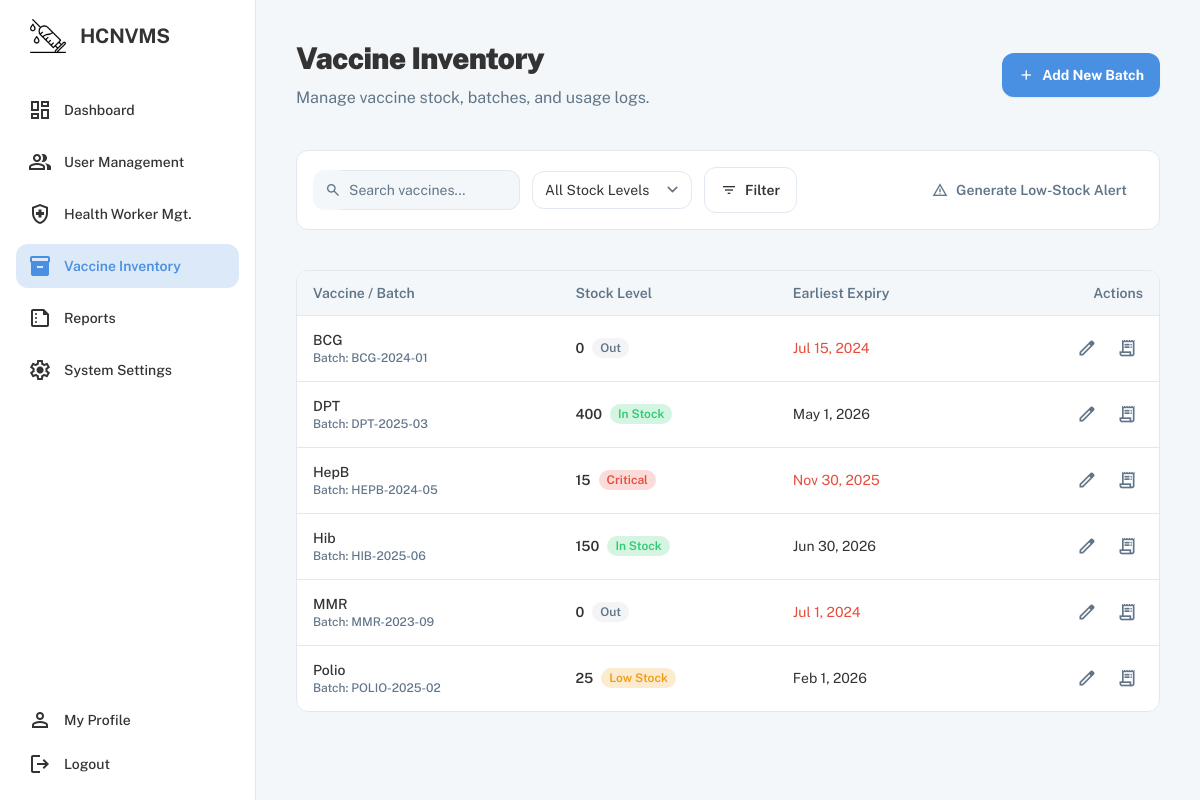
Screenshot of /admin/vaccine_inventory.php with the database file from the repository.
### tables this page shows
CREATE TABLE `vaccine_batches` (
  `id` int(10) UNSIGNED NOT NULL,
  `vaccine_id` int(10) UNSIGNED NOT NULL,
  `batch_number` varchar(128) NOT NULL,
  `quantity_received` int(11) NOT NULL DEFAULT 0,
  `quantity_available` int(11) NOT NULL DEFAULT 0,
  `expiry_date` date DEFAULT NULL,
  `received_at` date DEFAULT NULL,
  `storage_location` varchar(255) DEFAULT NULL,
  `created_at` timestamp NOT NULL DEFAULT current_timestamp()
);

CREATE TABLE `vaccines` (
  `id` int(10) UNSIGNED NOT NULL,
  `name` varchar(255) NOT NULL,
  `manufacturer` varchar(255) DEFAULT NULL,
  `description` text DEFAULT NULL,
  `storage_condition` varchar(255) DEFAULT NULL,
  `created_at` timestamp NOT NULL DEFAULT current_timestamp()
);

### admin/vaccine_inventory.php (the view, shortened to what this page needs)
<?php
$mysqli = require __DIR__ . '/../config/db.php';
?>
<!DOCTYPE html>
<html class="light" lang="en">
<head>
	<script src="https://cdn.tailwindcss.com?plugins=forms,container-queries"></script>
</head>
<body class="font-display bg-background-light dark:bg-background-dark text-text-light dark:text-text-dark">
	<div class="relative flex min-h-screen w-full flex-row">
		<aside
			class="flex h-screen w-64 flex-col justify-between bg-surface dark:bg-surface-dark p-4 border-r border-border-light dark:border-border-dark sticky top-0">
			<div class="flex flex-col gap-8">
				<div class="flex items-center gap-3 px-3 text-primary">
					<img src="/HealthCenter/assets/hcnvms.png" alt="HCNVMS" class="h-10 w-auto" />
					<h2 class="text-text-light dark:text-text-dark text-xl font-bold leading-tight tracking-[-0.015em]">
						HCNVMS</h2>
				</div>
				<div class="flex flex-col gap-2">
					<a class="flex items-center gap-3 px-3 py-2.5 rounded-lg hover:bg-primary/10 dark:hover:bg-primary/20"
						href="/HealthCenter/admin/admin_dashboard.php">
						<span class="material-symbols-outlined">dashboard</span>
						<p class="text-sm font-medium leading-normal">Dashboard</p>
					</a>
					<a class="flex items-center gap-3 px-3 py-2.5 rounded-lg hover:bg-primary/10 dark:hover:bg-primary/20"
						href="/HealthCenter/admin/user_management.php">
						<span class="material-symbols-outlined">group</span>
						<p class="text-sm font-medium leading-normal">User Management</p>
					</a>
					<a class="flex items-center gap-3 px-3 py-2.5 rounded-lg hover:bg-primary/10 dark:hover:bg-primary/20"
						href="/HealthCenter/admin/health_worker_management.php">
						<span class="material-symbols-outlined">health_and_safety</span>
						<p class="text-sm font-medium leading-normal">Health Worker Mgt.</p>
					</a>
					<a class="flex items-center gap-3 px-3 py-2.5 rounded-lg bg-primary/20 text-primary"
						href="/HealthCenter/admin/vaccine_inventory.php">
						<span class="material-symbols-outlined"
							style="font-variation-settings: 'FILL' 1;">inventory_2</span>
						<p class="text-sm font-semibold leading-normal">Vaccine Inventory</p>
					</a>
					<a class="flex items-center gap-3 px-3 py-2.5 rounded-lg hover:bg-primary/10 dark:hover:bg-primary/20"
						href="/HealthCenter/admin/reports.php">
						<span class="material-symbols-outlined">summarize</span>
						<p class="text-sm font-medium leading-normal">Reports</p>
					</a>
					<a class="flex items-center gap-3 px-3 py-2.5 rounded-lg hover:bg-primary/10 dark:hover:bg-primary/20"
						href="/HealthCenter/admin/system_settings.php">
						<span class="material-symbols-outlined">settings</span>
						<p class="text-sm font-medium leading-normal">System Settings</p>
					</a>
				</div>
			</div>
			<div class="mt-auto flex flex-col gap-1">
				<a class="flex items-center gap-3 px-3 py-2 rounded-lg hover:bg-primary/10 dark:hover:bg-primary/20"
					href="/HealthCenter/admin/profile.php">
					<span class="material-symbols-outlined">person</span>
					<p class="text-sm font-medium">My Profile</p>
				</a>
				<a class="flex items-center gap-3 px-3 py-2 rounded-lg hover:bg-primary/10 dark:hover:bg-primary/20"
					href="/HealthCenter/auth/logout.php">
					<span class="material-symbols-outlined">logout</span>
					<p class="text-sm font-medium">Logout</p>
				</a>
			</div>
		</aside>
		<main class="flex flex-col flex-1 p-6 lg:p-10 gap-6 lg:gap-10">
			<div class="flex flex-wrap items-center justify-between gap-4">
				<div class="flex min-w-72 flex-col gap-2">
					<p class="text-text-light dark:text-text-dark text-3xl font-black leading-tight tracking-tight">
						Vaccine Inventory</p>
					<p
						class="text-text-secondary-light dark:text-text-secondary-dark text-base font-normal leading-normal">
						Manage vaccine stock, batches, and usage logs.</p>
				</div>
				<div class="flex flex-wrap items-center gap-3">
					<button type="button" id="modalAddBatchBtn"
						class="flex items-center justify-center gap-2 rounded-lg bg-primary px-4 py-2.5 text-sm font-bold text-white shadow-sm transition-all hover:bg-primary/90 focus-visible:outline focus-visible:outline-2 focus-visible:outline-offset-2 focus-visible:outline-primary">
						<span class="material-symbols-outlined text-base">add</span>
						<span>Add New Batch</span>
					</button>
				</div>
			</div>
			<div
				class="flex flex-wrap items-center justify-between gap-4 rounded-lg bg-surface dark:bg-surface-dark p-4 border border-border-light dark:border-border-dark">
				<div class="flex flex-wrap items-center gap-3">
					<label class="flex flex-col min-w-40 !h-10 max-w-64">
						<div class="flex w-full flex-1 items-stretch rounded-lg h-full">
							<div
								class="text-text-secondary-light dark:text-text-secondary-dark flex border-none bg-background-light dark:bg-background-dark items-center justify-center pl-3 rounded-l-lg border-r-0">
								<span class="material-symbols-outlined text-base">search</span>
							</div>
							<input id="vaccineSearchInput"
								class="form-input flex w-full min-w-0 flex-1 resize-none overflow-hidden rounded-lg text-text-light dark:text-text-dark focus:outline-0 focus:ring-2 focus:ring-primary/50 border border-border-light dark:border-border-dark bg-background-light dark:bg-background-dark h-full placeholder:text-text-secondary-light dark:placeholder:text-text-secondary-dark px-3 rounded-l-none border-l-0 pl-2 text-sm font-normal leading-normal"
								placeholder="Search vaccines..." />
						</div>
					</label>
					<div class="relative min-w-40">
						<select id="stockFilter"
							class="form-select w-full rounded-lg border-border-light dark:border-border-dark bg-surface dark:bg-surface-dark text-sm focus:border-primary focus:ring-primary/50">
							<option selected="">All Stock Levels</option>
						</select>
					</div>
					<button
						class="flex items-center justify-center gap-2 rounded-lg border border-border-light dark:border-border-dark px-4 py-2.5 text-sm font-semibold text-text-light dark:text-text-dark transition-all hover:bg-background-light dark:hover:bg-background-dark">
						<span class="material-symbols-outlined text-base">filter_list</span>
						<span>Filter</span>
					</button>
				</div>
				<div class="flex items-center gap-3">
					<button
						class="flex items-center justify-center gap-2 rounded-lg px-4 py-2.5 text-sm font-semibold text-text-secondary-light dark:text-text-secondary-dark transition-all hover:text-primary">
						<span class="material-symbols-outlined text-base">warning</span>
						<span>Generate Low-Stock Alert</span>
					</button>
				</div>
			</div>
			<div
				class="rounded-lg border border-border-light dark:border-border-dark bg-surface dark:bg-surface-dark overflow-hidden">
				<div class="overflow-x-auto">
					<table class="w-full text-left">
						<thead>
							<tr
								class="border-b border-border-light dark:border-border-dark bg-background-light dark:bg-background-dark">
								<th
									class="py-3 px-4 text-sm font-semibold text-text-secondary-light dark:text-text-secondary-dark">
									Vaccine / Batch</th>
								<th
									class="py-3 px-4 text-sm font-semibold text-text-secondary-light dark:text-text-secondary-dark">
									Stock Level</th>
								<th
									class="py-3 px-4 text-sm font-semibold text-text-secondary-light dark:text-text-secondary-dark">
									Earliest Expiry</th>
								<th
									class="py-3 px-4 text-sm font-semibold text-text-secondary-light dark:text-text-secondary-dark text-right">
									Actions</th>
							</tr>
						</thead>
						<tbody class="divide-y divide-border-light dark:divide-border-dark">
							<?php
							$vsql = "SELECT
							            b.id AS batch_id,
							            v.name,
							            b.batch_number,
							            b.quantity_available,
							            b.expiry_date
							        FROM vaccine_batches b
							        JOIN vaccines v ON v.id = b.vaccine_id
							        ORDER BY v.name, b.expiry_date";
							if ($vres = $mysqli->query($vsql)) {
								if ($vres->num_rows > 0) {
									while ($row = $vres->fetch_assoc()) {
										$batchId = (int) $row['batch_id'];
										$qty = (int) $row['quantity_available'];
										$levelClass = 'bg-success/20 text-success';
										$levelLabel = 'In Stock';
										if ($qty <= 0) {
											$levelClass = 'bg-gray-100 text-text-secondary-light';
											$levelLabel = 'Out';
										} elseif ($qty <= 20) {
											$levelClass = 'bg-danger/20 text-danger';
											$levelLabel = 'Critical';
										} elseif ($qty <= 50) {
											$levelClass = 'bg-warning/20 text-warning';
											$levelLabel = 'Low Stock';
										}
										$expiry = $row['expiry_date'] ? date('M j, Y', strtotime($row['expiry_date'])) : 'N/A';
										?>
									<tr>
										<td class="py-3 px-4 text-sm font-medium text-text-light dark:text-text-dark">
											<?= htmlspecialchars($row['name']) ?>
											<div class="text-xs text-text-secondary-light dark:text-text-secondary-dark">
												Batch: <?= htmlspecialchars($row['batch_number']) ?>
											</div>
										</td>
										<td class="py-3 px-4 text-sm">
											<div class="flex items-center gap-2">
												<span class="font-semibold"><?= $qty ?></span>
												<span
													class="<?= $levelClass ?> px-2 py-0.5 rounded-full text-xs font-semibold"><?= htmlspecialchars($levelLabel) ?></span>
											</div>
										</td>
										<td
											class="py-3 px-4 text-sm <?= ($row['expiry_date'] && strtotime($row['expiry_date']) < strtotime('+30 days')) ? 'text-danger' : '' ?>">
											<?= htmlspecialchars($expiry) ?></td>
										<td class="py-3 px-4 text-sm">
											<div class="flex justify-end gap-2">
												<button type="button"
													class="p-1.5 rounded-md hover:bg-primary/10 text-text-secondary-light dark:text-text-secondary-dark hover:text-primary modal-batch-edit-btn"
													data-id="<?= $batchId ?>"><span
														class="material-symbols-outlined text-xl">edit</span></button>
												<button type="button"
													class="p-1.5 rounded-md hover:bg-primary/10 text-text-secondary-light dark:text-text-secondary-dark hover:text-primary modal-batch-receipt-btn"
													data-id="<?= $batchId ?>"><span
														class="material-symbols-outlined text-xl">receipt_long</span></button>
											</div>
										</td>
									</tr>
									<?php
									}
								} else {
									echo '<tr><td class="p-4" colspan="4">No vaccine batches found.</td></tr>';
								}
							} else {
								echo '<tr><td class="p-4" colspan="4">Failed to load vaccine inventory.</td></tr>';
							}
							?>
						</tbody>
					</table>
				</div>
			</div>
		</main>
	</div>
</body>
</html>

### admin/vaccine_inventory.php (style rules this page uses)
.material-symbols-outlined { font-variation-settings: 'FILL' 0, 'wght' 400, 'GRAD' 0, 'opsz' 24; }

### rows the page displays
vaccine_batches: vaccine.name "BCG", batch_number "BCG-2024-01", quantity_available "0", quantity_available "Out", expiry_date "Jul 15, 2024"
vaccine_batches: vaccine.name "DPT", batch_number "DPT-2025-03", quantity_available "400", levelLabel "In Stock", expiry_date "May 1, 2026"
vaccine_batches: vaccine.name "HepB", batch_number "HEPB-2024-05", quantity_available "15", quantity_available "Critical", expiry_date "Nov 30, 2025"
vaccine_batches: vaccine.name "Hib", batch_number "HIB-2025-06", quantity_available "150", levelLabel "In Stock", expiry_date "Jun 30, 2026"
vaccine_batches: vaccine.name "MMR", batch_number "MMR-2023-09", quantity_available "0", quantity_available "Out", expiry_date "Jul 1, 2024"
vaccine_batches: vaccine.name "Polio", batch_number "POLIO-2025-02", quantity_available "25", quantity_available "Low Stock", expiry_date "Feb 1, 2026"
